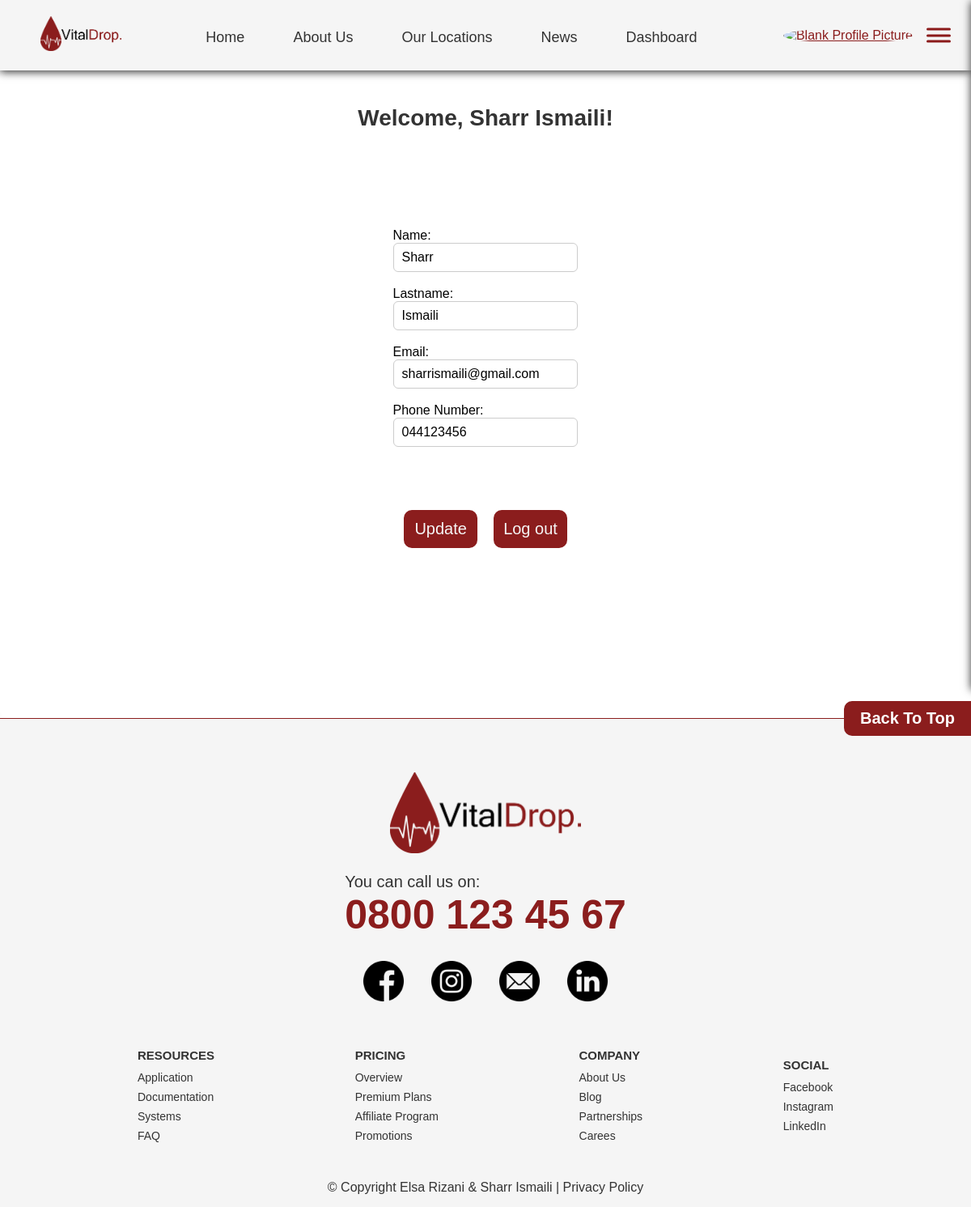
Page /HTML/profile.php (signed in) on the committed database.
### tables this page shows
CREATE TABLE `users` (
  `User_ID` int(11) NOT NULL,
  `Name` varchar(30) NOT NULL,
  `Lastname` varchar(30) NOT NULL,
  `Email` varchar(60) NOT NULL,
  `Phone_Number` varchar(15) DEFAULT NULL,
  `Password` varchar(255) NOT NULL,
  `isAdmin` tinyint(1) NOT NULL DEFAULT 0
);

### HTML/users.php (called while the page is built, shortened)
<?php
class Users {
    private $conn;
    private $table_name = 'users';
    public function __construct($db) {
        $this->conn = $db;
    }
    public function getUserById($id) {
        $query = "SELECT * FROM {$this->table_name} WHERE User_ID = :id";
        $stmt = $this->conn->prepare($query);
        $stmt->bindParam(':id', $id, PDO::PARAM_INT);
        $stmt->execute();
        return $stmt->fetch(PDO::FETCH_ASSOC);
    }
}
?>

### HTML/profile.php (the view, shortened to what this page needs)
<?php
    require_once 'users.php';
    $db = new Database();
    $con = $db->getConnection();
    $obj = new Users($con);
    $userId = $_SESSION['user_id'] ?? null;
    $selected = $userId ? $obj->getUserById($userId) : null;
    require_once 'header.php';
?>
    <main id="dashboard-main">
        <section id="profile-information">
            <div id="top-section">
                <div id="left-side">
                    <h1>Welcome, <?= htmlspecialchars(trim(($_SESSION['name'] ?? '') . ' ' . ($_SESSION['lastname'] ?? ''))) ?>!</h1>
                </div>
            </div>
            <div id="middle-section">
                <form method="post" enctype="multipart/form-data" id="dashboard-form">
                    <div class="dashboard-inputs">
                        <label for="name">Name:</label><br>
                        <input id="name" type="text" name="name" value="<?= htmlspecialchars($selected['Name'] ?? '') ?>" required><br><br>
                        <label for="lastname">Lastname:</label><br>
                        <input id="lastname" type="text" name="lastname" value="<?= htmlspecialchars($selected['Lastname'] ?? '') ?>" required><br><br>
                        <label for="email">Email:</label><br>
                        <input id="email" type="email" name="email" value="<?= htmlspecialchars($selected['Email'] ?? '') ?>" required><br><br>
                        <label for="phone">Phone Number:</label><br>
                        <input id="phone" type="text" name="phone" value="<?= htmlspecialchars($selected['Phone_Number'] ?? '') ?>"><br><br>
                    </div>
                    <div class="buttons">
                        <button class="dashbtn" type="submit" name="update">Update</button>
                        <a href="logout.php" id="logoutBtn">Log out</a>
                    </div>
                </form>
            </div>
        </section>
    </main>
<?php
    require_once 'footer.php';
?>

### CSS/style.css (style rules this page uses)
:root { --minus: 200px; --red: #8b1d1d; --darkred: rgb(100, 29, 29); --black: #333; }
html { scroll-behavior: smooth; margin: 0; padding: 0; max-width: 100%; overflow-x: hidden; }
#top { background-color: whitesmoke; margin: 0; box-sizing: border-box; font-family: 'Poppins', sans-serif; }
#top { background-color: white; }
a { color: var(--red); }
#dashboard-main { display: flex; min-height: 100vh; background-color: #fdfdfd; font-family: 'Poppins', sans-serif; }
#top-section { display: flex; justify-content: space-between; align-items: center; margin: 0 50px; flex-wrap: wrap; margin-bottom: 50px; align-items: center; }
#top-section h1 { font-size: 28px; margin-bottom: 20px; color: var(--black); }
#middle-section label { font-weight: 500; margin-bottom: 5px; }
#middle-section input[type="text"], #middle-section input[type="email"], #middle-section input[type="file"], #middle-section textarea { padding: 8px 10px; border-radius: 6px; border: 1px solid #ccc; width: 90%; font-size: 16px; transition: border 0.2s ease-in-out; }
#dashboard-form { display: flex; flex-direction: row; justify-content: center; align-items: center; gap: 50px; margin-bottom: 50px; }
.buttons { display: flex; flex-direction: column; }
.dashbtn { max-width: 100px; width: 91px; background-color: var(--red); border: 2px solid var(--red); color: whitesmoke; font-size: 20px; margin: 10px; padding: 10px; border-radius: 10px; text-decoration: none; transition: all 0.2s ease-in-out; }
#profile-information { display: flex; flex-direction: column; flex-grow: 1; padding: 20px 40px 40px 40px; background-color: #fff; border-radius: 10px; gap: 50px; }
#profile-information #top-section { align-items: center; justify-content: center; gap: 30px; }
#profile-information form { flex-direction: column; }
#logoutBtn { max-width: 100px; background-color: var(--red); border: 2px solid var(--red); color: whitesmoke; font-size: 20px; margin: 10px; padding: 10px; border-radius: 10px; text-decoration: none; transition: all 0.2s ease-in-out; }
#profile-information .buttons { flex-direction: row; }

### rows in the picture
users: name "Sharr", lastname "Ismaili", email "sharrismaili@gmail.com", phone "044123456"
